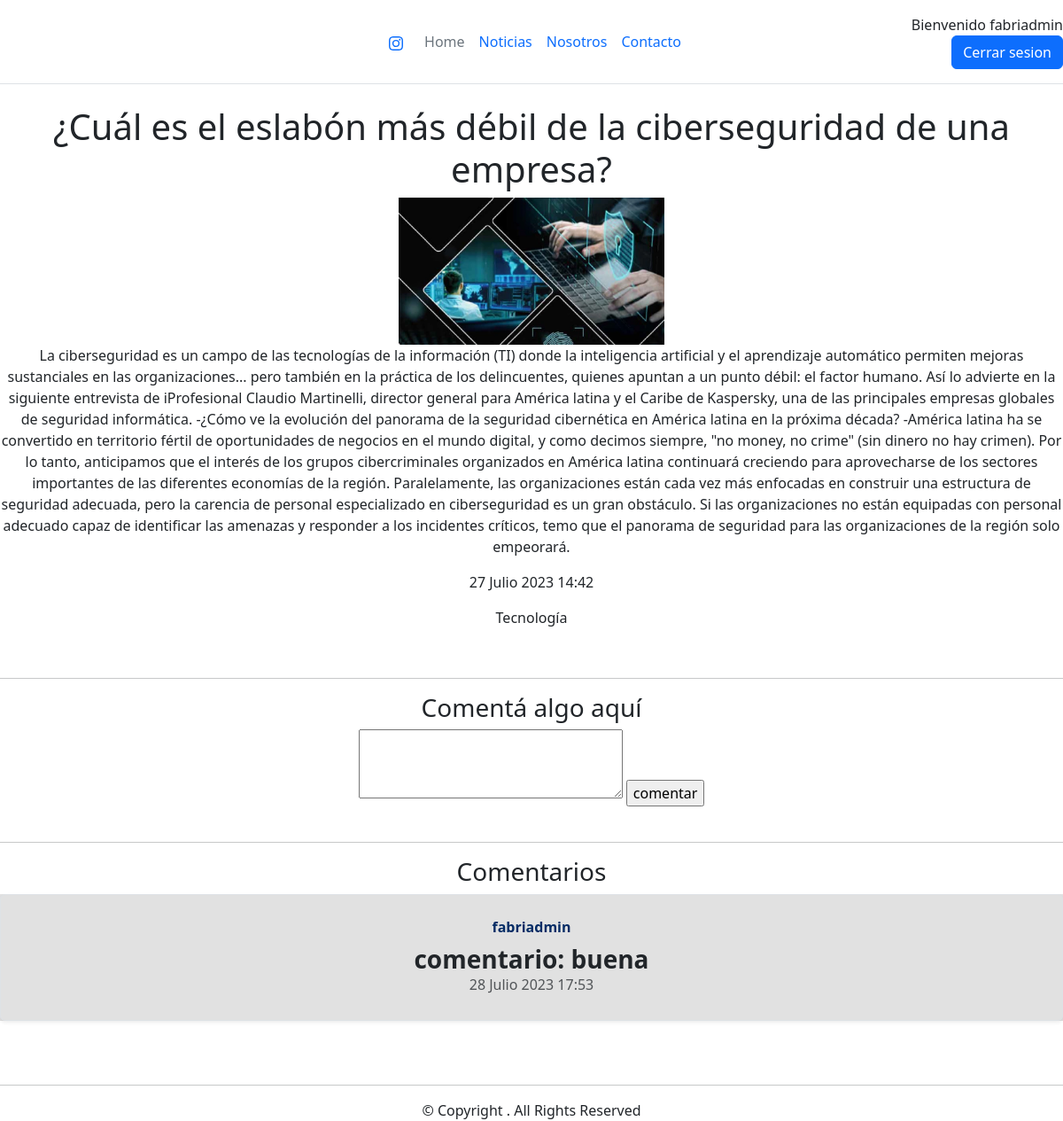
Screenshot of /noticias/detalle3 (signed in) with the database file from the repository.
### apps/usuarios/models.py (models this page shows)
class Usuario(AbstractUser):
    pass

### apps/noticias/models.py (models this page shows, shortened)
class Noticia(models.Model):
    titulo = models.CharField(max_length=150)
    cuerpo = models.TextField()
    fecha = models.DateTimeField(auto_now_add=True)
    imagen = models.ImageField(upload_to='noticias')
    categoria_noticia = models.ForeignKey(Categoria, on_delete=models.CASCADE)
    def __str__(self) -> str:
        return self.titulo

class Categoria(models.Model):
    nombre = models.CharField(max_length=50)
    def __str__(self) -> str:
        return self.nombre

class Comentario(models.Model):
    texto = models.TextField(null=True)
    fecha = models.DateTimeField(auto_now_add=True)
    noticia = models.ForeignKey(Noticia, on_delete=models.CASCADE)
    usuario = models.ForeignKey(Usuario, on_delete=models.CASCADE)

### apps/noticias/views.py (the view)
# urls.py: path('detalle<int:pk>', views.Detalle_Noticias, name='detalle'),
@login_required
def Detalle_Noticias(request, pk):
    contexto = {}
    n = Noticia.objects.get(pk=pk)
    contexto['noticia'] = n
    c = Comentario.objects.filter(noticia=n)
    contexto['comentarios'] = c
    return render(request, 'noticias/detalle.html', contexto)

### templates/noticias/detalle.html (shortened to what this page needs)
{% extends 'base.html' %}
{% load static %}
{% block contenido%}
<h1>{{noticia}}</h1>
<img src="{{noticia.imagen.url}}" alt="" width="300">
<p>{{noticia.cuerpo}}</p>
<p>{{noticia.fecha}}</p>
<p>{{noticia.categoria_noticia}}</p>
<br>
<hr>
<h3>Comentá algo aquí</h3>
<form action="{% url 'noticias:comentar' %}" method="post">{% csrf_token %}
    <textarea name="comentario" cols="30" rows="3"></textarea>
    <input type="submit" value="comentar">
</form>
<br>
<hr>
<h3>Comentarios</h3>
    {% for com in comentarios %}
    <div class="contenedor">
    <div class="row mb-2">
        <div class="col-md-16">
            <div class="row g-0 border rounded overflow-hidden flex-md-row mb-8 shadow-sm h-md-250 position-relative">
                <div class="col p-4 d-flex flex-column position-static">
                    <strong class="d-inline-block mb-2 text-primary-emphasis">{{ com.usuario }}  </strong>
                    <h3 class="mb-0"><strong> comentario: {{ com.texto }}</strong></h3>
                    <div class="mb-1 text-body-secondary"> {{ com.fecha }}</div>
                </div>
            </div>
        </div>
    </div>
</div>
{% endfor %}
{% endblock contenido%}

### templates/navbar.html (shortened to what this page needs)
<header
    class="d-flex flex-wrap align-items-center justify-content-center justify-content-md-between py-3 mb-4 border-bottom">
    <div class="col-md-3 mb-2 mb-md-0">
        <a href="/" class="d-inline-flex link-body-emphasis text-decoration-none">
            <svg class="bi" width="40" height="32" role="img" aria-label="Bootstrap">
                <use xlink:href="#bootstrap"></use>
            </svg>
        </a>
    </div>
    <ul class="nav col-12 col-md-auto mb-2 justify-content-center mb-md-0">
        <li class="nav-item">
            <a class="nav-link" target="_blank "href="https://www.instagram.com/fabri__alarcon/"></a>
        <li><a href="{% url 'home' %}" class="nav-link px-2 link-secondary">Home</a></li>
        {% if user.is_authenticated %}
        <li><a href="{% url 'noticias:inicio' %}" class="nav-link px-2">Noticias</a></li>
        {% else %}
        <li><a href="{% url 'login' %}" class="nav-link px-2">Noticias</a></li>
        {% endif %}
        <li><a href="{% url 'nosotros' %}" class="nav-link px-2">Nosotros</a></li>
        <li><a href="{% url 'noticias:contacto' %}" class="nav-link px-2">Contacto</a></li>
    </ul>
    <div class="col-md-3 text-end">
        {% if user.is_authenticated %}
        Bienvenido {{ user.username }}
        <button type="button" class="btn btn-primary"><a class="nav-link" href="{% url 'logout' %}">Cerrar
                sesion</a></button>
        {% else %}
        <button type="button" class="btn btn-outline-primary me-2"><a class="nav-link" href="{% url 'login' %}"> iniciar
                sesion</a></button>
        <button type="button" class="btn btn-outline-primary me-2"><a class="nav-link"
                href="{% url 'usuarios:registro' %}">Registrar</a></button>
        {% endif %}
    </div>
</header>

### static/css/main.css (style rules this page uses)
.contenedor { background-color: rgb(225, 225, 225); }
* { text-align: center; }

### rows the page displays
Usuario: username "fabriadmin"
Noticia: titulo "¿Cuál es el eslabón más débil de la ciberseguridad de una empresa?", imagen (picture), cuerpo "La ciberseguridad es un campo de las tecnologías de la información (TI) donde la inteligencia artificial y el aprendizaje automático permiten mejoras sustanciales en las organizaciones... pero también en la práctica de los delincuentes, quienes apuntan a un punto débil: el factor humano. Así lo advierte en la siguiente entrevista de iProfesional Claudio Martinelli, director general para América latina y el Caribe de Kaspersky, una de las principales empresas globales de seguridad informática. -¿Cómo ve la evolución del panorama de la seguridad cibernética en América latina en la próxima década? -América latina ha se convertido en territorio fértil de oportunidades de negocios en el mundo…", fecha "27 Julio 2023 14:42", categoria_noticia "Tecnología"
Comentario: usuario "fabriadmin", texto "buena", fecha "28 Julio 2023 17:53"
